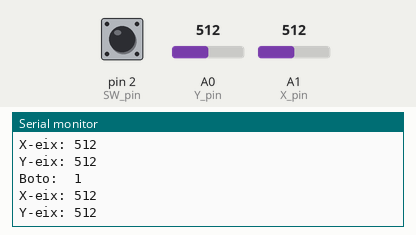
This sketch was run on a simulated Arduino Uno, built with avr-gcc and run on an emulated ATmega328P. Parts: the last lines printed to the serial monitor. Inputs (shaded band) come from the test bench; at power-on: A0 (Y_pin) = 512, A1 (X_pin) = 512, pin 2 (SW_pin) HIGH.

Above: at 1.3 s.
1.4 s: A0 (Y_pin) set to 716
At 1.82 s:
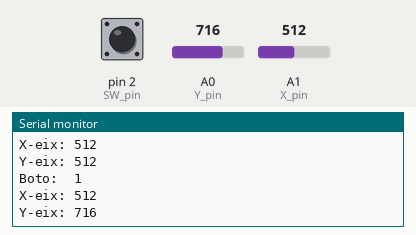
2.9 s: A1 (X_pin) set to 716
At 3.32 s:
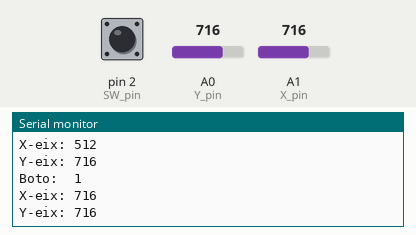
4.4 s: pin 2 (SW_pin) pulled LOW for 0.6 s
6.5 s: A0 (Y_pin) set to 900
At 6.83 s:
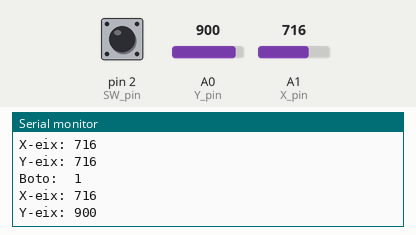
8.0 s: A1 (X_pin) set to 900
At 8.33 s:
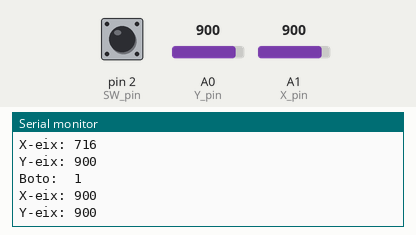
Timing chart, 0 to 10.5 s (numbered marks = the images above; inputs shaded):
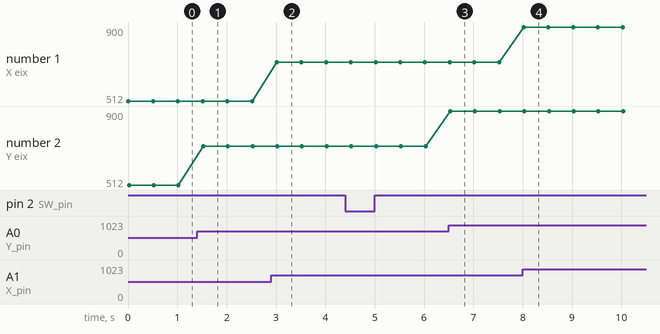

The sketch:

ARD_28.ino
```cpp
/*
 * CARTROTECH  (www.cartrotech.wordpress.com)
 *
 * Projecte nº: ARD028
 * Data: 22/01/2022
 * Descripcio: Lectura dels valors del joystick
 * Nota:
 *
 */

const int SW_pin = 2; // pin digital per a boto
const int X_pin = A1; // pin analogic per a X
const int Y_pin = A0; // pin analogic per a Y

void setup() {
  pinMode(SW_pin, INPUT);
  digitalWrite(SW_pin, HIGH);
  Serial.begin(9600);
}

void loop() {
  Serial.print("Boto:  ");
  Serial.print(digitalRead(SW_pin));
  Serial.print("\n");
  Serial.print("X-eix: ");
  Serial.print(analogRead(X_pin));
  Serial.print("\n");
  Serial.print("Y-eix: ");
  Serial.println(analogRead(Y_pin));
  Serial.print("\n");
  delay(500);
}
```

Measured:
- after the input at 1.4 s, the serial monitor: prints a new line after 0.12 s (image 1)
- after the input at 2.9 s, the serial monitor: prints a new line after 0.11 s (image 2)
- after the input at 6.5 s, the serial monitor: prints a new line at once (image 3)
- after the input at 8.0 s, the serial monitor: prints a new line at once (image 4)
- plotted number 2: 512 → 716 after the input at 1.4 s, 716 → 900 after the input at 6.5 s
